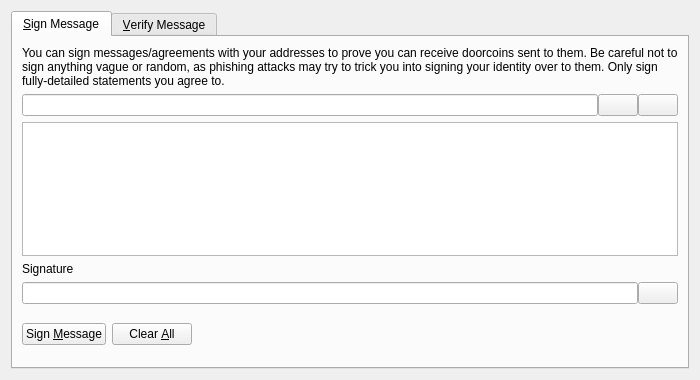
<?xml version="1.0" encoding="UTF-8"?>
<ui version="4.0">
 <class>SignVerifyMessageDialog</class>
 <widget class="QDialog" name="SignVerifyMessageDialog">
  <property name="geometry">
   <rect>
    <x>0</x>
    <y>0</y>
    <width>700</width>
    <height>380</height>
   </rect>
  </property>
  <property name="windowTitle">
   <string>Signatures - Sign / Verify a Message</string>
  </property>
  <property name="modal">
   <bool>true</bool>
  </property>
  <layout class="QVBoxLayout" name="verticalLayout">
   <item>
    <widget class="QTabWidget" name="tabWidget">
     <property name="currentIndex">
      <number>0</number>
     </property>
     <widget class="QWidget" name="tabSignMessage">
      <attribute name="title">
       <string>&amp;Sign Message</string>
      </attribute>
      <layout class="QVBoxLayout" name="verticalLayout_SM">
       <item>
        <widget class="QLabel" name="infoLabel_SM">
         <property name="text">
          <string>You can sign messages/agreements with your addresses to prove you can receive doorcoins sent to them. Be careful not to sign anything vague or random, as phishing attacks may try to trick you into signing your identity over to them. Only sign fully-detailed statements you agree to.</string>
         </property>
         <property name="textFormat">
          <enum>Qt::PlainText</enum>
         </property>
         <property name="wordWrap">
          <bool>true</bool>
         </property>
        </widget>
       </item>
       <item>
        <layout class="QHBoxLayout" name="horizontalLayout_1_SM">
         <property name="spacing">
          <number>0</number>
         </property>
         <item>
          <widget class="QValidatedLineEdit" name="addressIn_SM">
           <property name="toolTip">
            <string>The Doorcoin address to sign the message with</string>
           </property>
          </widget>
         </item>
         <item>
          <widget class="QPushButton" name="addressBookButton_SM">
           <property name="toolTip">
            <string>Choose previously used address</string>
           </property>
           <property name="text">
            <string/>
           </property>
           <property name="icon">
            <iconset resource="../bitcoin.qrc">
             <normaloff>:/icons/address-book</normaloff>:/icons/address-book</iconset>
           </property>
           <property name="shortcut">
            <string>Alt+A</string>
           </property>
           <property name="autoDefault">
            <bool>false</bool>
           </property>
          </widget>
         </item>
         <item>
          <widget class="QPushButton" name="pasteButton_SM">
           <property name="toolTip">
            <string>Paste address from clipboard</string>
           </property>
           <property name="text">
            <string/>
           </property>
           <property name="icon">
            <iconset resource="../bitcoin.qrc">
             <normaloff>:/icons/editpaste</normaloff>:/icons/editpaste</iconset>
           </property>
           <property name="shortcut">
            <string>Alt+P</string>
           </property>
           <property name="autoDefault">
            <bool>false</bool>
           </property>
          </widget>
         </item>
        </layout>
       </item>
       <item>
        <widget class="QPlainTextEdit" name="messageIn_SM">
         <property name="toolTip">
          <string>Enter the message you want to sign here</string>
         </property>
        </widget>
       </item>
       <item>
        <widget class="QLabel" name="signatureLabel_SM">
         <property name="text">
          <string>Signature</string>
         </property>
         <property name="textFormat">
          <enum>Qt::PlainText</enum>
         </property>
        </widget>
       </item>
       <item>
        <layout class="QHBoxLayout" name="horizontalLayout_2_SM">
         <property name="spacing">
          <number>0</number>
         </property>
         <item>
          <widget class="QLineEdit" name="signatureOut_SM">
           <property name="font">
            <font>
             <italic>true</italic>
            </font>
           </property>
           <property name="readOnly">
            <bool>true</bool>
           </property>
          </widget>
         </item>
         <item>
          <widget class="QPushButton" name="copySignatureButton_SM">
           <property name="toolTip">
            <string>Copy the current signature to the system clipboard</string>
           </property>
           <property name="text">
            <string/>
           </property>
           <property name="icon">
            <iconset resource="../bitcoin.qrc">
             <normaloff>:/icons/editcopy</normaloff>:/icons/editcopy</iconset>
           </property>
           <property name="autoDefault">
            <bool>false</bool>
           </property>
          </widget>
         </item>
        </layout>
       </item>
       <item>
        <layout class="QHBoxLayout" name="horizontalLayout_3_SM">
         <item>
          <widget class="QPushButton" name="signMessageButton_SM">
           <property name="toolTip">
            <string>Sign the message to prove you own this Doorcoin address</string>
           </property>
           <property name="text">
            <string>Sign &amp;Message</string>
           </property>
           <property name="icon">
            <iconset resource="../bitcoin.qrc">
             <normaloff>:/icons/edit</normaloff>:/icons/edit</iconset>
           </property>
           <property name="autoDefault">
            <bool>false</bool>
           </property>
          </widget>
         </item>
         <item>
          <widget class="QPushButton" name="clearButton_SM">
           <property name="toolTip">
            <string>Reset all sign message fields</string>
           </property>
           <property name="text">
            <string>Clear &amp;All</string>
           </property>
           <property name="icon">
            <iconset resource="../bitcoin.qrc">
             <normaloff>:/icons/remove</normaloff>:/icons/remove</iconset>
           </property>
           <property name="autoDefault">
            <bool>false</bool>
           </property>
          </widget>
         </item>
         <item>
          <spacer name="horizontalSpacer_1_SM">
           <property name="orientation">
            <enum>Qt::Horizontal</enum>
           </property>
           <property name="sizeHint" stdset="0">
            <size>
             <width>40</width>
             <height>48</height>
            </size>
           </property>
          </spacer>
         </item>
         <item>
          <widget class="QLabel" name="statusLabel_SM">
           <property name="font">
            <font>
             <weight>75</weight>
             <bold>true</bold>
            </font>
           </property>
           <property name="text">
            <string/>
           </property>
           <property name="wordWrap">
            <bool>true</bool>
           </property>
          </widget>
         </item>
         <item>
          <spacer name="horizontalSpacer_2_SM">
           <property name="orientation">
            <enum>Qt::Horizontal</enum>
           </property>
           <property name="sizeHint" stdset="0">
            <size>
             <width>40</width>
             <height>48</height>
            </size>
           </property>
          </spacer>
         </item>
        </layout>
       </item>
      </layout>
     </widget>
     <widget class="QWidget" name="tabVerifyMessage">
      <attribute name="title">
       <string>&amp;Verify Message</string>
      </attribute>
      <layout class="QVBoxLayout" name="verticalLayout_VM">
       <item>
        <widget class="QLabel" name="infoLabel_VM">
         <property name="text">
          <string>Enter the receiver's address, message (ensure you copy line breaks, spaces, tabs, etc. exactly) and signature below to verify the message. Be careful not to read more into the signature than what is in the signed message itself, to avoid being tricked by a man-in-the-middle attack. Note that this only proves the signing party receives with the address, it cannot prove sendership of any transaction!</string>
         </property>
         <property name="textFormat">
          <enum>Qt::PlainText</enum>
         </property>
         <property name="alignment">
          <set>Qt::AlignLeading|Qt::AlignLeft|Qt::AlignTop</set>
         </property>
         <property name="wordWrap">
          <bool>true</bool>
         </property>
        </widget>
       </item>
       <item>
        <layout class="QHBoxLayout" name="horizontalLayout_1_VM">
         <property name="spacing">
          <number>0</number>
         </property>
         <item>
          <widget class="QValidatedLineEdit" name="addressIn_VM">
           <property name="toolTip">
            <string>The Doorcoin address the message was signed with</string>
           </property>
          </widget>
         </item>
         <item>
          <widget class="QPushButton" name="addressBookButton_VM">
           <property name="toolTip">
            <string>Choose previously used address</string>
           </property>
           <property name="text">
            <string/>
           </property>
           <property name="icon">
            <iconset resource="../bitcoin.qrc">
             <normaloff>:/icons/address-book</normaloff>:/icons/address-book</iconset>
           </property>
           <property name="shortcut">
            <string>Alt+A</string>
           </property>
           <property name="autoDefault">
            <bool>false</bool>
           </property>
          </widget>
         </item>
        </layout>
       </item>
       <item>
        <widget class="QPlainTextEdit" name="messageIn_VM"/>
       </item>
       <item>
        <widget class="QValidatedLineEdit" name="signatureIn_VM"/>
       </item>
       <item>
        <layout class="QHBoxLayout" name="horizontalLayout_2_VM">
         <item>
          <widget class="QPushButton" name="verifyMessageButton_VM">
           <property name="toolTip">
            <string>Verify the message to ensure it was signed with the specified Doorcoin address</string>
           </property>
           <property name="text">
            <string>Verify &amp;Message</string>
           </property>
           <property name="icon">
            <iconset resource="../bitcoin.qrc">
             <normaloff>:/icons/transaction_0</normaloff>:/icons/transaction_0</iconset>
           </property>
           <property name="autoDefault">
            <bool>false</bool>
           </property>
          </widget>
         </item>
         <item>
          <widget class="QPushButton" name="clearButton_VM">
           <property name="toolTip">
            <string>Reset all verify message fields</string>
           </property>
           <property name="text">
            <string>Clear &amp;All</string>
           </property>
           <property name="icon">
            <iconset resource="../bitcoin.qrc">
             <normaloff>:/icons/remove</normaloff>:/icons/remove</iconset>
           </property>
           <property name="autoDefault">
            <bool>false</bool>
           </property>
          </widget>
         </item>
         <item>
          <spacer name="horizontalSpacer_1_VM">
           <property name="orientation">
            <enum>Qt::Horizontal</enum>
           </property>
           <property name="sizeHint" stdset="0">
            <size>
             <width>40</width>
             <height>48</height>
            </size>
           </property>
          </spacer>
         </item>
         <item>
          <widget class="QLabel" name="statusLabel_VM">
           <property name="font">
            <font>
             <weight>75</weight>
             <bold>true</bold>
            </font>
           </property>
           <property name="text">
            <string/>
           </property>
           <property name="wordWrap">
            <bool>true</bool>
           </property>
          </widget>
         </item>
         <item>
          <spacer name="horizontalSpacer_2_VM">
           <property name="orientation">
            <enum>Qt::Horizontal</enum>
           </property>
           <property name="sizeHint" stdset="0">
            <size>
             <width>40</width>
             <height>48</height>
            </size>
           </property>
          </spacer>
         </item>
        </layout>
       </item>
      </layout>
     </widget>
    </widget>
   </item>
  </layout>
 </widget>
 <customwidgets>
  <customwidget>
   <class>QValidatedLineEdit</class>
   <extends>QLineEdit</extends>
   <header>qt/qvalidatedlineedit.h</header>
  </customwidget>
 </customwidgets>
 <resources>
  <include location="../bitcoin.qrc"/>
 </resources>
 <connections/>
</ui>
